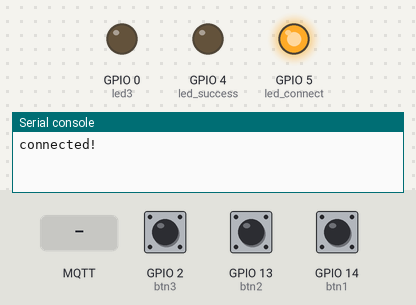
This program was run on a simulated ESP8266 board running MicroPython. Shown: output pins drawn as LEDs (lit = HIGH), the last lines printed to the serial console. Inputs (shaded band) come from the test bench; at power-on: GPIO 2 (btn3) HIGH, GPIO 13 (btn2) HIGH, GPIO 14 (btn1) HIGH. Files the program writes start out absent; random numbers come from a fixed seed; no MQTT or app messages arrive unless stated; the clock reads 2024-03-15 10:24:30 at power-on unless the program sets it. At 26.0 s the program stops and its outputs stay as they are.

Above: at 1.2 s.
1.3 s: MQTT message "easy" arrives on the first subscribed topic
At 3.0 s:
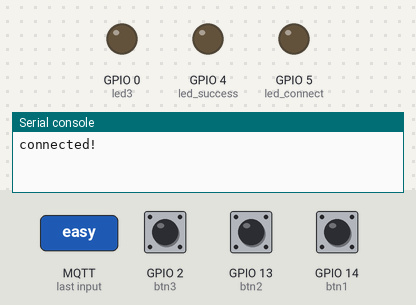
3.8 s: MQTT message "medium" arrives on the first subscribed topic
At 4.2 s:
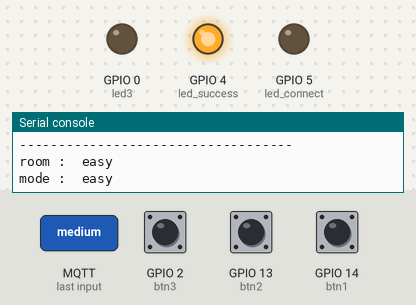
At 26.8 s:
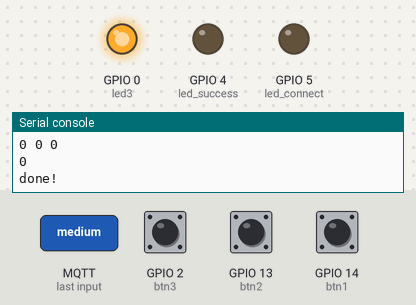
Timing chart, 0 to 27.5 s (numbered marks = the images above; inputs shaded):
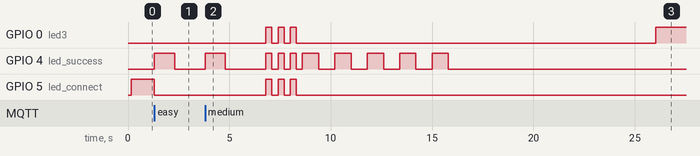

The program:

main.py
```python
from constants import *
from utils import *
import time


def welcome(led1, led2, led3):

    state = True
    for x in range(WELCOME_LED_BLINK+3):
        for y in [led1, led2, led3]:
            if state == True :
                y.on()
            elif state == False:
                y.off()
        state = not state


        time.sleep(0.3)


def ignite_led(mode, led1, led2, led3):

    # manipulating modes
    if mode == "easy":
        sec = 0.8
    elif mode == "medium":
        sec == 0.3
    elif mode == "hard":
        sec = 0.1

    # generating led blink sequence and storing them into LED_PATTERN constant
    parent_list = generate_pattern()
    print(parent_list)
    LED_PATTERN = parent_list

    for child_list in parent_list:
        led = child_list[0]
        times = child_list[1]

        if led == 1:
            for x in range(times):
                led1.on()
                time.sleep(sec)
                led1.off()
                time.sleep(sec)

        if led == 2:
            for x in range(times):
                led2.on()
                time.sleep(sec)
                led2.off()
                time.sleep(sec)

        if led == 3:
            for x in range(times):
                led3.on()
                time.sleep(sec)
                led3.off()
                time.sleep(sec)

    led_pattern = restructure_led_pattern(LED_PATTERN)
    l1 = led_pattern.count(1)
    l2 = led_pattern.count(2)
    l3 = led_pattern.count(3)

    print("LED 1: ", l1)
    print("LED 2: ", l2)
    print("LED 3: ", l3)


    return (l1, l2, l3)


def progress_bar(delay):

    pass


def btn_count(delay, btn1, btn2, btn3):

    t_end = time.time() + delay
    b1_seq = []
    b2_seq = []
    b3_seq = []

    while time.time() < t_end:
        b1 = btn1.value()
        b2 = btn2.value()
        b3 = btn3.value()
        print(b1, b2, b3)

        b1_seq.append(b1)
        b2_seq.append(b2)
        b3_seq.append(b3)

        time.sleep(0.2)

    b1_decoded = btn_count_decode(b1_seq)
    b2_decoded = btn_count_decode(b2_seq)
    b3_decoded = btn_count_decode(b3_seq)

    print("BUTTON 1 : ",b1_decoded)
    print("BUTTON 2 : ",b2_decoded)
    print("BUTTON 3 : ",b3_decoded)

    return (b1_decoded, b2_decoded, b3_decoded)

def get_input():
    pass
```

constants.py
```python
from micropython import const

# LED Pins

L1 = const(5) # D1
L2 = const(4) # D2
L3 = const(0) # D3

# BTN Pins

B1 = const(14) # D5
B2 = const(13) # D7
B3 = const(2)  # D4

# Game Variables

GAME_OVER = const(False)


WELCOME_LED_BLINK = const(3) # numer of times all three leds blink at once.
LED_LIMIT = const(3) # number of individual led target for led ignition time.

PLAYER_ID = const("12345")
```

utils.py
```python
from random import randrange, shuffle
from machine import Pin
import constants as c

def restructure_led_pattern(pattern):
    """
    fn restructure_led_pattern() --> List[]

    converts List[[1,3], [2,3], [3,2]] --> List[1, 1, 1, 2, 2, 2, 3, 3]

    """


    restructured_list = []
    for x in pattern:
        for y in range(x[1]):
            restructured_list.append(x[0])
    return restructured_list

def btn_count_decode(encoded):
    """
    fn btn_count_decode() --> int

    converts List of form List[11100111000011111000011110001111111000000] into int 5
    """
    count = 0
    for i in range(len(encoded)):
        if len(encoded) != i+1:
            if encoded[i] != encoded[i+1]:
                count += 1
        else:
            continue

    return int(count/2)


def shuffle_led():
    """
    fn shuffle_led() --> List[]

    shuffle_led function uses random.shuffle() function from micropython standard lib `random`.
    """
    leds = [1,2,3]
    shuffle(leds)
    return leds

def blink_time():
    """
    fn blink_time() --> int

    returns the random interger between 1-3

    """
    return randrange(1, 3)

def generate_pattern():
    """
    fn generate_pattern() --> List[[]] { Nested list }

    This function generates a list[] containing sublist [x, y] where x = led number and y = number of times x should blink.

    example of generated led pattern.

    [[1,3], [3,1], [2,2]]


    """

    pattern_array = []
    for i in range(c.LED_LIMIT):
        temp_struct = [shuffle_led()[i], blink_time()]
        pattern_array.append(temp_struct)

    return pattern_array

def write_data(file, data):
    with open(file, "w") as file:
        file.write(data)
        file.close()

def read_data(file):
    with open(file, "r") as file:
        d = file.read()
        return d
        file.close()
```

mqtt.py
```python
from umqtt.simple import MQTTClient
import network
from constants import *
import time
from utils import read_data, write_data
from machine import Pin

# this led blinks twice on recieving both room and mode data.
led_success = Pin(L2, Pin.OUT)

# this led turns on indicating that the device has been connected successfully to the mqtt broker.
led_connect = Pin(L1, Pin.OUT)

# WIFI connectivity

nic = network.WLAN(network.STA_IF)
nic.active(True)

ssid = "your-ssid"
pwd = "your-password"
nic.connect(ssid, pwd)


# callback function
def sub_cb(topic, msg):
    led_connect.off()
    if topic.decode("ascii") == PLAYER_ID + "/room":
        write_data("room.txt", msg.decode("ascii"))

        led_success.on()
        time.sleep(1)
        led_success.off()
        time.sleep(1)

    elif topic.decode("ascii") == PLAYER_ID + "/mode":
        write_data("mode.txt", msg.decode("ascii"))

        led_success.on()
        time.sleep(1)
        led_success.off()
        time.sleep(1)

    print(topic, msg)
    print("-----------------------------------")
    room = read_data("room.txt")
    mode = read_data("mode.txt")
    print("room : ", room)
    print("mode : ", mode)


# connecting to MQTT broker
def mqtt_connect():
    x = True
    c = MQTTClient(client_id = PLAYER_ID.encode(),
                   server = b"server-url",
                   port = 0,
                   user = b"username",
                   password = b"password",
                   keepalive = 7200,
                   ssl = True,
                   ssl_params = {'server_hostname':'server-url'}
                   )
    c.connect()
    c.set_callback(sub_cb)

    topicx = PLAYER_ID + "/room"
    c.subscribe(topicx)

    topicy = PLAYER_ID + "/mode"
    c.subscribe(topicy)

    print("connected!")
    led_connect.on()


    while x == True :


        # Non-blocking wait for message
        c.wait_msg()
        c.wait_msg()
        # Then need to sleep to avoid 100% CPU usage (in a real
        # app other useful actions would be performed instead)
        time.sleep(1)
        x = False

    c.disconnect()
```

boot.py
```python
from machine import Pin
from constants import *
from main import *
from utils import read_data
import mqtt
import time


led1 = Pin(L1, Pin.OUT)
led2 = Pin(L2, Pin.OUT)
led3 = Pin(L3, Pin.OUT)


btn1 = Pin(B1, Pin.IN, Pin.PULL_UP)
btn2 = Pin(B2, Pin.IN, Pin.PULL_UP)
btn3 = Pin(B3, Pin.IN, Pin.PULL_UP)


while GAME_OVER == False:
    mqtt.mqtt_connect()
    score = 0
    welcome(led1, led2, led3)
    l1, l2, l3 = ignite_led(read_data("mode.txt"), led1, led2, led3)
    c1, c2, c3 = btn_count(10, btn1, btn2, btn3)

    print("-----------------------")

    print(l1, l2, l3)
    print(c1, c2, c3)

    if l1 == c1 and l2 == c2 and l3 == c3:
        score += 1

    print(score)

    if score == 1:
        led1.on()
    else:
        led3.on()

    print("done!")


    GAME_OVER = True
```

Measured:
- after the input at 1.3 s, GPIO 4 (led_success): LOW → HIGH at once, → LOW 1.0 s later; GPIO 5 (led_connect): HIGH → LOW at once
- after the input at 3.8 s, GPIO 0 (led3): LOW → HIGH after 3.0 s, then repeats every 0.60 s: LOW 0.30 s, HIGH 0.30 s; GPIO 4 (led_success): goes HIGH 1.0 s, LOW 2.0 s, 3 × (HIGH 0.30 s, LOW 0.30 s), 4 × (HIGH 0.80 s, LOW 0.80 s), HIGH 0.80 s, then LOW, starting at once
